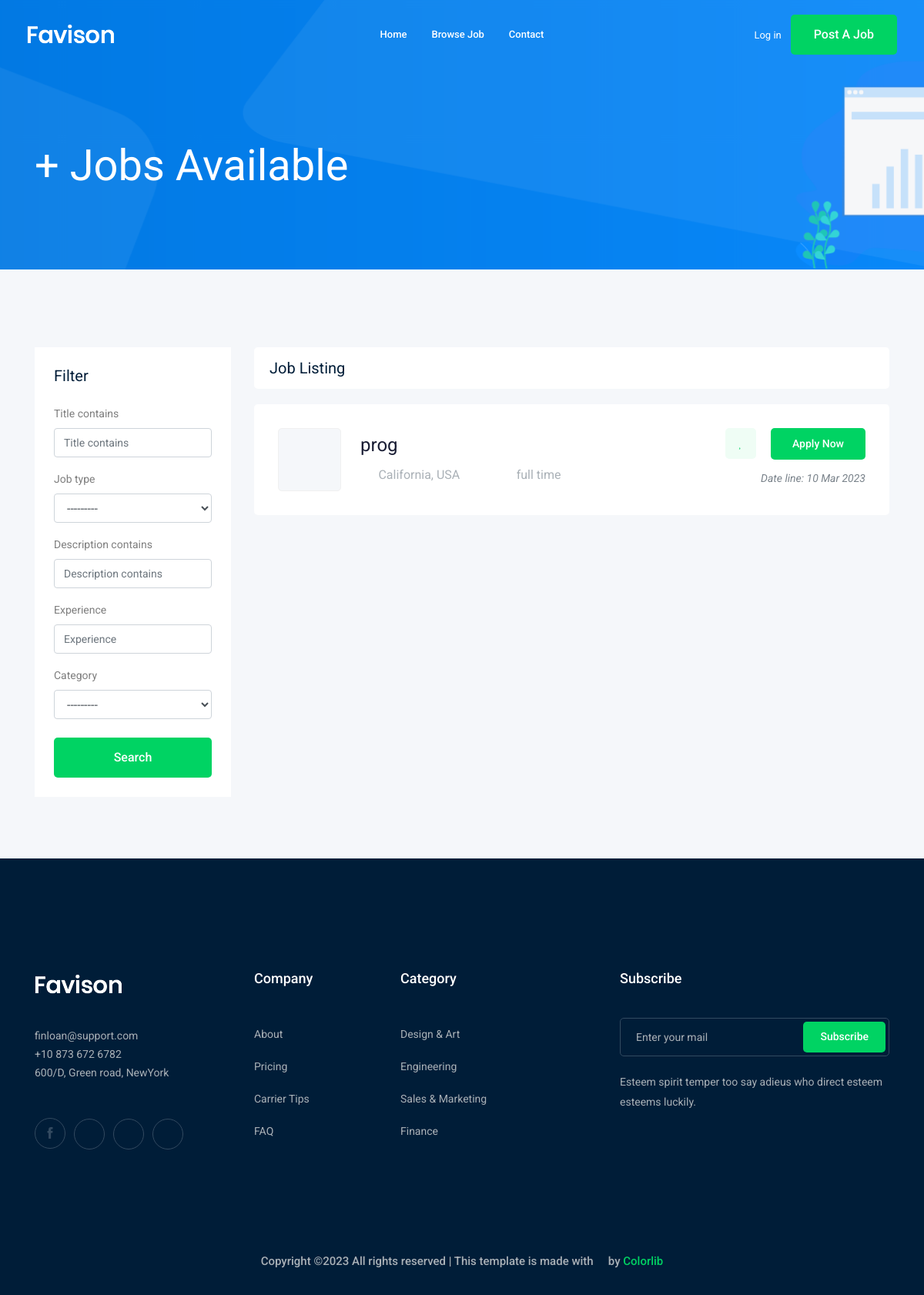
The app's page /jobs/, older data.
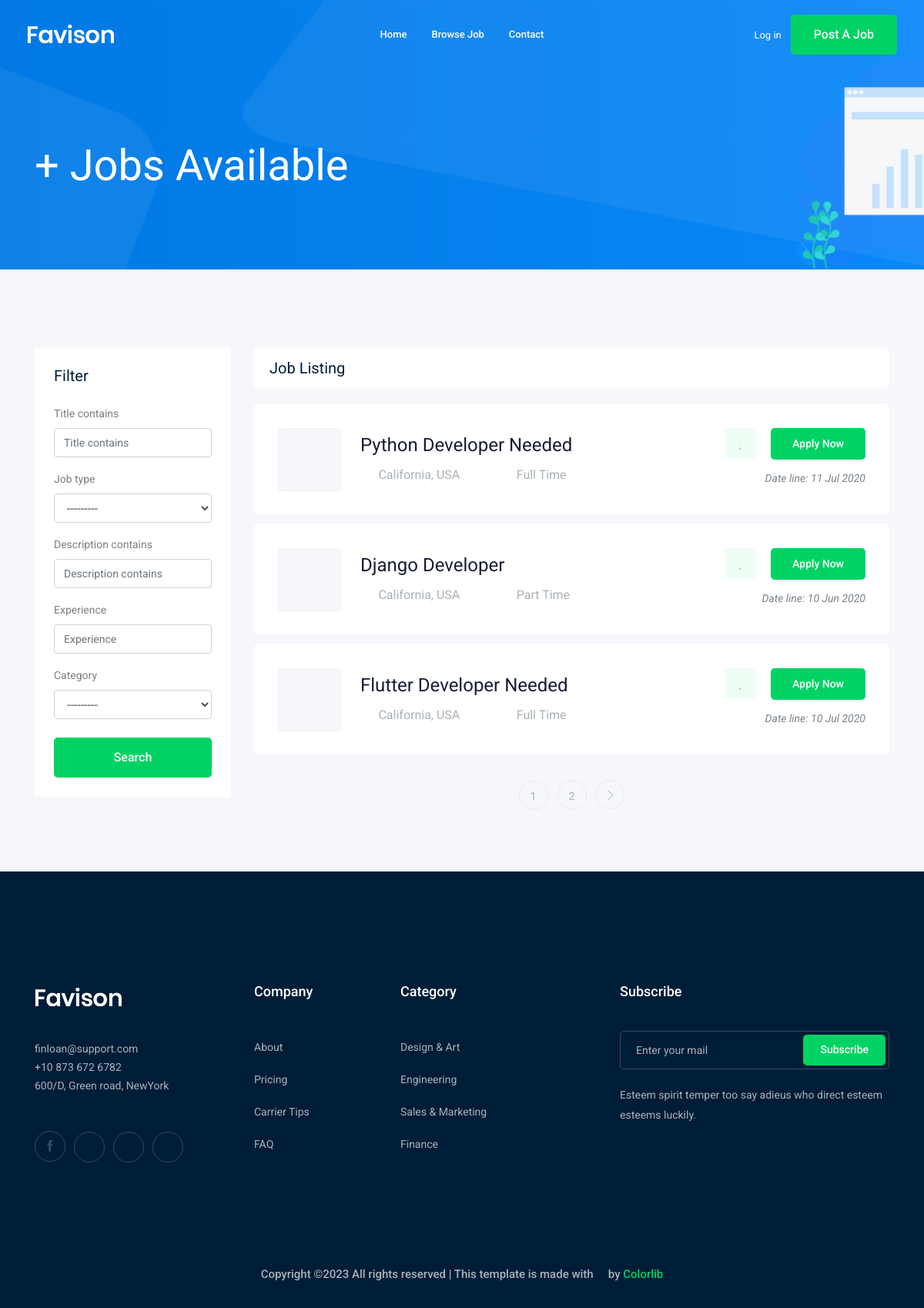
The same page, newer data.
### job/models.py (models this page shows, shortened)
class Job(models.Model):  # table
    owner = models.ForeignKey(User, related_name='job_owner', on_delete=models.CASCADE)
    title = models.CharField(max_length=100)  # column
    job_type = models.CharField(max_length=15 , choices=JOB_TYPE)
    description = models.TextField(max_length=1000)
    published_at = models.DateTimeField(auto_now=True)
    Vacancy = models.IntegerField(default=1)
    salary = models.IntegerField(default=0)
    experience = models.IntegerField(default=1)
    category = models.ForeignKey('Category',on_delete=models.CASCADE) # 1 to many relation --> 1 category have many jobs , 1 job have 1 category.
    image = models.ImageField(upload_to=image_upload)  ###?   fro media folder that user upload in
    slug = models.SlugField(blank=True, null=True)
    def __str__(self):
        return self.title

### job/views.py (the view)
# urls.py: path('',views.job_list , name='job_list'),
def job_list(request):
    job_list = Job.objects.all()  # its queryset    see   queryset  in the Documentation
    myfilter = JobFilter(request.GET,queryset=job_list)
    job_list = myfilter.qs
    paginator = Paginator(job_list, 3) # Show 25 contacts per page.
    page_number = request.GET.get('page')
    page_obj = paginator.get_page(page_number)
    context = {'jobs' :page_obj , 'myfilter' : myfilter} # its name in template file
    return render(request,'job/job_list.html',context)       # then go adjast the template_html file job_list.html   add the Context

### job/models.py (called while the page is built)
    def __str__(self):
        return self.name

### job/templates/job/job_list.html (shortened to what this page needs)
{% extends 'base.html' %}
{% load bootstrap4 %}
{% block body %}
    <div class="bradcam_area bradcam_bg_1">
        <div class="container">
            <div class="row">
                <div class="col-xl-12">
                    <div class="bradcam_text">
                        <h3>{{jobs.count}}+ Jobs Available</h3>
                    </div>
                </div>
            </div>
        </div>
    </div>
    <div class="job_listing_area plus_padding">
        <div class="container">
            <div class="row">
                <div class="col-lg-3">
                    <div class="job_filter white-bg">
                        <div class="form_inner white-bg">
                            <h3>Filter</h3>
                            <form method="GET">
                                {% bootstrap_form myfilter.form %}
                                <input type="submit" value="Search" class="boxed-btn3 w-100 mt-2">
                            </form>
                        </div>
                    </div>
                </div>
                <div class="col-lg-9">
                    <div class="recent_joblist_wrap">
                        <div class="recent_joblist white-bg ">
                            <div class="row align-items-center">
                                <div class="col-md-6">
                                    <h4>Job Listing</h4>
                                </div>
                                <div class="col-md-6">
                                </div>
                            </div>
                        </div>
                    </div>
                    <div class="job_lists m-0">
                        <div class="row">
                           {% for job in jobs %}
                            <div class="col-lg-12 col-md-12">
                                <div class="single_jobs white-bg d-flex justify-content-between">
                                    <div class="jobs_left d-flex align-items-center">
                                        <div class="thumb">
                                        </div>
                                        <div class="jobs_conetent">
                                            <a href="{% url 'jobs:job_detail' job.slug %}"><h4>{{job}}</h4></a>
                                            <div class="links_locat d-flex align-items-center">
                                                <div class="location">
                                                    <p> <i class="fa fa-map-marker"></i> California, USA</p>
                                                </div>
                                                <div class="location">
                                                    <p> <i class="fa fa-clock-o"></i> {{job.job_type}}</p>
                                                </div>
                                            </div>
                                        </div>
                                    </div>
                                    <div class="jobs_right">
                                        <div class="apply_now">
                                            <a class="heart_mark" href="#"> <i class="fa fa-heart"></i> </a>
                                            <a href="{% url 'jobs:job_detail' job.slug %}" class="boxed-btn3">Apply Now</a>
                                        </div>
                                        <div class="date">
                                            <p>Date line: {{job.published_at|date:'d M o'}}</p>
                                        </div>
                                    </div>
                                </div>
                            </div>
                            {% endfor %}
                        </div>
                        {% if jobs.has_other_pages %}
                            <div class="row">
                                <div class="col-lg-12">
                                    <div class="pagination_wrap">
                                        <ul>
                                            {% for i in jobs.paginator.page_range %}
                                                <li><a href="?page={{i}}"><span>{{i}}</span></a></li>
                                            {% endfor %}
                                            {% if jobs.has_next %}
                                                <li><a href="?page={{jobs.next_page_number}}"> <i class="ti-angle-right"></i> </a></li>
                                            {% endif %}
                                        </ul>
                                    </div>
                                </div>
                            </div>
                        {% endif %}
                    </div>
                </div>
            </div>
        </div>
    </div>
{% endblock body %}

### templates/base.html (shortened to what this page needs)
{% load static %}
<!doctype html>
<html class="no-js" lang="zxx">
<head>
    <link rel="stylesheet" href="{% static 'css/bootstrap.min.css' %}">
    <link rel="stylesheet" href="{% static 'css/owl.carousel.min.css' %}">
    <link rel="stylesheet" href="{% static 'css/magnific-popup.css' %}">
    <link rel="stylesheet" href="{% static 'css/font-awesome.min.css' %}">
    <link rel="stylesheet" href="{% static 'css/themify-icons.css' %}">
    <link rel="stylesheet" href="{% static 'css/nice-select.css' %}">
    <link rel="stylesheet" href="{% static 'css/flaticon.css' %}">
    <link rel="stylesheet" href="{% static 'css/jquery-ui.css' %}">
    <link rel="stylesheet" href="{% static 'css/gijgo.css' %}">
    <link rel="stylesheet" href="{% static 'css/animate.min.css' %}">
    <link rel="stylesheet" href="{% static 'css/slicknav.css' %}">
    <link rel="stylesheet" href="{% static 'css/style.css' %}">
</head>
<body>
    <header>
        <div class="header-area ">
            <div id="sticky-header" class="main-header-area">
                <div class="container-fluid ">
                    <div class="header_bottom_border">
                        <div class="row align-items-center">
                            <div class="col-xl-3 col-lg-2">
                                <div class="logo">
                                    <a href="index.html">
                                        <img src="img/logo.png" alt="">
                                    </a>
                                </div>
                            </div>
                            <div class="col-xl-6 col-lg-7">
                                <div class="main-menu  d-none d-lg-block">
                                    <nav>
                                        <ul id="navigation">
                                            <li><a href="/">home</a></li>
                                            <li><a href="{% url 'jobs:job_list' %}">Browse Job</a></li>
                                            <li><a href="{% url 'contact:contact' %}">Contact</a></li>
                                        </ul>
                                    </nav>
                                </div>
                            </div>
                            <div class="col-xl-3 col-lg-3 d-none d-lg-block">
                                <div class="Appointment">
                                    {% if request.user.is_authenticated %}
                                    <div class="phone_num d-none d-xl-block">
                                        <a href="{% url 'accounts:profile' %}">Profile</a>
                                    </div>
                                    {% else %}
                                        <div class="phone_num d-none d-xl-block">
                                            <a href="{% url 'login' %}">Log in</a>
                                        </div>
                                    {% endif %}
                                    <div class="d-none d-lg-block">
                                        <a class="boxed-btn3" href="{% url 'jobs:add_job' %}">Post a Job</a>
                                    </div>
                                </div>
                            </div>
                            <div class="col-12">
                            </div>
                        </div>
                    </div>
                </div>
            </div>
        </div>
    </header>
    {% block body %}
    {% endblock body %}
    <footer class="footer">
        <div class="footer_top">
            <div class="container">
                <div class="row">
                    <div class="col-xl-3 col-md-6 col-lg-3">
                        <div class="footer_widget wow fadeInUp" data-wow-duration="1s" data-wow-delay=".3s">
                            <div class="footer_logo">
                                <a href="#">
                                    <img src="img/logo.png" alt="">
                                </a>
                            </div>
                            <p>
                                finloan@support.com <br>
                                +10 873 672 6782 <br>
                                600/D, Green road, NewYork
                            </p>
                            <div class="socail_links">
                                <ul>
                                    <li>
                                        <a href="#">
                                            <i class="ti-facebook"></i>
                                        </a>
                                    </li>
                                    <li>
                                        <a href="#">
                                            <i class="fa fa-google-plus"></i>
                                        </a>
                                    </li>
                                    <li>
                                        <a href="#">
                                            <i class="fa fa-twitter"></i>
                                        </a>
                                    </li>
                                    <li>
                                        <a href="#">
                                            <i class="fa fa-instagram"></i>
                                        </a>
                                    </li>
                                </ul>
                            </div>
                        </div>
                    </div>
                    <div class="col-xl-2 col-md-6 col-lg-2">
                        <div class="footer_widget wow fadeInUp" data-wow-duration="1.1s" data-wow-delay=".4s">
                            <h3 class="footer_title">
                                Company
                            </h3>
                            <ul>
                                <li><a href="#">About </a></li>
                                <li><a href="#"> Pricing</a></li>
                                <li><a href="#">Carrier Tips</a></li>
                                <li><a href="#">FAQ</a></li>
                            </ul>
                        </div>
                    </div>
                    <div class="col-xl-3 col-md-6 col-lg-3">
                        <div class="footer_widget wow fadeInUp" data-wow-duration="1.2s" data-wow-delay=".5s">
                            <h3 class="footer_title">
                                Category
                            </h3>
                            <ul>
                                <li><a href="#">Design & Art</a></li>
                                <li><a href="#">Engineering</a></li>
                                <li><a href="#">Sales & Marketing</a></li>
                                <li><a href="#">Finance</a></li>
                            </ul>
                        </div>
                    </div>
                    <div class="col-xl-4 col-md-6 col-lg-4">
                        <div class="footer_widget wow fadeInUp" data-wow-duration="1.3s" data-wow-delay=".6s">
                            <h3 class="footer_title">
                                Subscribe
                            </h3>
                            <form action="#" class="newsletter_form">
                                <input type="text" placeholder="Enter your mail">
                                <button type="submit">Subscribe</button>
                            </form>
                            <p class="newsletter_text">Esteem spirit temper too say adieus who direct esteem esteems
                                luckily.</p>
                        </div>
                    </div>
                </div>
            </div>
        </div>
        <div class="copy-right_text wow fadeInUp" data-wow-duration="1.4s" data-wow-delay=".3s">
            <div class="container">
                <div class="row">
                    <div class="col-xl-12">
                        <p class="copy_right text-center">
Copyright &copy;<script>document.write(new Date().getFullYear());</script> All rights reserved | This template is made with <i class="fa fa-heart-o" aria-hidden="true"></i> by <a href="https://colorlib.com" target="_blank">Colorlib</a>
                        </p>
                    </div>
                </div>
            </div>
        </div>
    </footer>
</body>
</html>

Row changes from the older to the newer data that the page shows:
changed Job: title "prog" → "Python Developer Needed"; job_type "full time" → "Full Time"; published_at "10 Mar 2023" → "11 Jul 2020"
added Job: title "Django Developer", job_type "Part Time", published_at "10 Jun 2020"
added Job: title "Flutter Developer Needed", job_type "Full Time", published_at "10 Jul 2020"
Text that changed along with them:
new list line: "1"
new list line: "2"
